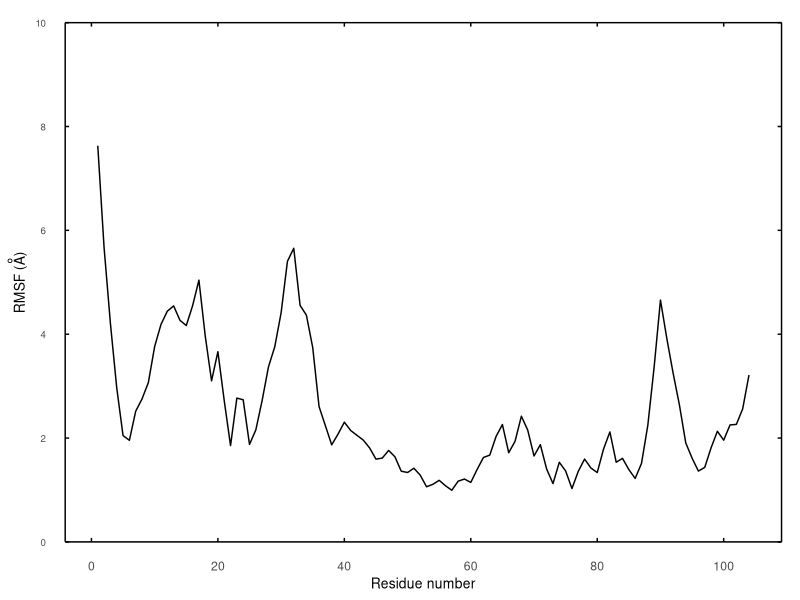
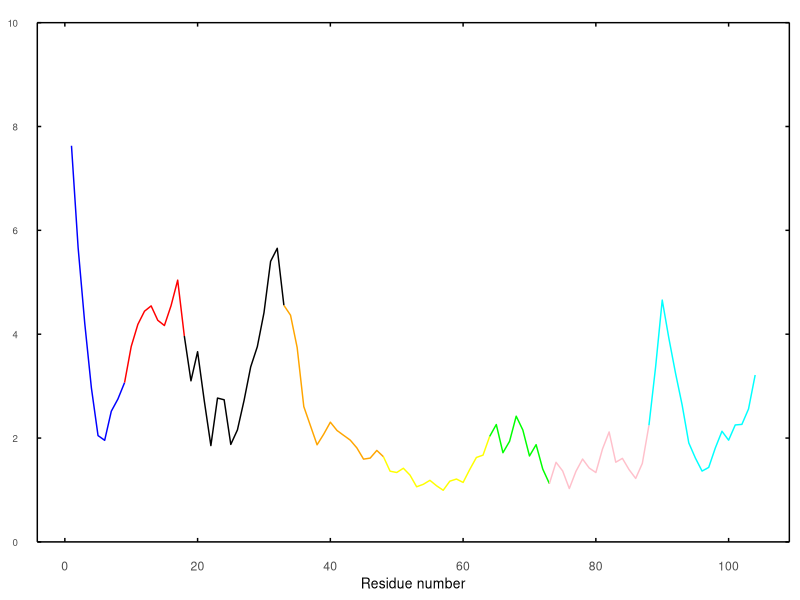
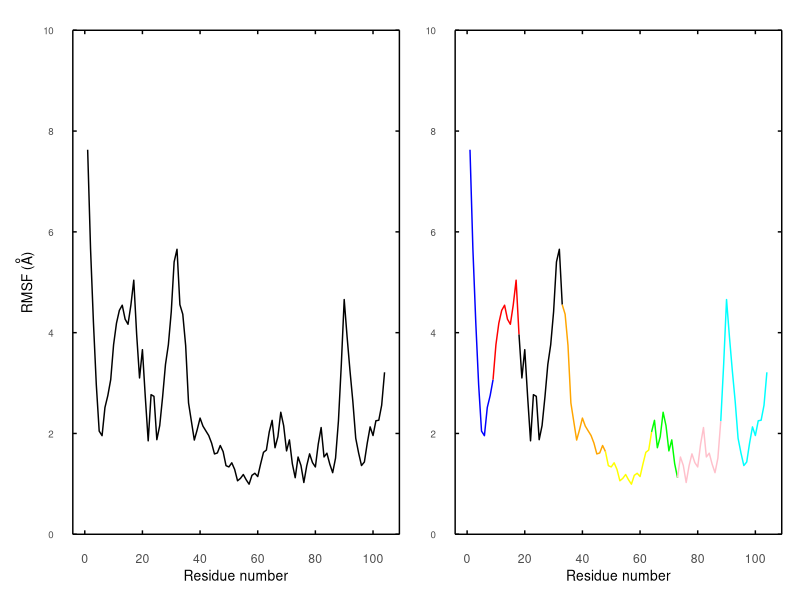

Recreate these plots in R, in order.
#############################################
# RMSF PLOTS
# A. Paula Vargas Ruiz
# Github: apvargasr
# Zimic-Sheen lab. UPCH, Lima, Peru.
#
# Adaptado para:
# Taller Nexus UNALM. 26 jun 21.
#############################################


# Load libraries
library(patchwork)
library(ggplot2)

# Check working directory
setwd("~/CursoMD_NEXUS/Pics/")



#############################################
# LOAD PROTEIN DATA
#############################################

data <- read.table("rmsf.dat", sep = "", col.names = c("resn", "rmsf"))


#############################################
# PLOTS
#############################################

# General
p_rmsf  <- ggplot() +
  geom_line(data=data, aes(x=resn, y=rmsf), color="black", size=0.5)+
  theme_minimal() + 
  theme(panel.grid.major = element_blank(),
        panel.grid.minor = element_blank(),
        axis.title = element_text(size = 10),
        axis.title.x.top = element_blank(),
        axis.line = element_line(colour = "black"),
        axis.ticks.x = element_line(),
        axis.ticks.y = element_line(),
        axis.ticks.length = unit(-0.1, "cm"),
        axis.text.x = element_text(margin=margin(0.5,0,0,0,"cm")),
        axis.text.y = element_text(margin=margin(0,0.5,0,0, "cm"), size = 7)) + 
  #plot.margin = unit(c(0, 0, 0, 0), "cm")) +
  scale_x_continuous(breaks = seq(0,104, by=20), sec.axis = dup_axis(labels = rep("",6))) +
  scale_y_continuous(breaks = seq(0,10,by=2), expand = c(0, 0), limits = c(0, 10),
                     sec.axis = dup_axis(labels=rep("",6), name = element_blank())) +
  labs(y = expression(paste("RMSF (", ring(A),")")), x = "Residue number")

p_rmsf


# By domain
p_rmsf_d  <- ggplot() +
  geom_line(data=data[1:9,], aes(x=resn, y=rmsf), color="blue", size=0.5)+
  geom_line(data=data[9:18,], aes(x=resn, y=rmsf), color="red", size=0.5)+
  geom_line(data=data[18:33,], aes(x=resn, y=rmsf), color="black", size=0.5)+
  geom_line(data=data[33:48,], aes(x=resn, y=rmsf), color="orange", size=0.5)+
  geom_line(data=data[48:64,], aes(x=resn, y=rmsf), color="yellow", size=0.5)+
  geom_line(data=data[64:73,], aes(x=resn, y=rmsf), color="green", size=0.5)+
  geom_line(data=data[73:88,], aes(x=resn, y=rmsf), color="pink", size=0.5)+
  geom_line(data=data[88:104,], aes(x=resn, y=rmsf), color="cyan", size=0.5)+
  theme_minimal() + 
  theme(panel.grid.major = element_blank(),
        panel.grid.minor = element_blank(),
        axis.title = element_text(size = 10),
        axis.title.x.top = element_blank(),
        axis.title.y = element_blank(),
        axis.line = element_line(colour = "black"),
        axis.ticks.x = element_line(),
        axis.ticks.y = element_line(),
        axis.ticks.length = unit(-0.1, "cm"),
        axis.text.x = element_text(margin=margin(0.5,0,0,0,"cm")),
        axis.text.y = element_text(margin=margin(0,0.5,0,0, "cm"), size = 7)) + 
  #plot.margin = unit(c(0, 0, 0, 0), "cm")) +
  scale_x_continuous(breaks = seq(0,104, by=20), sec.axis = dup_axis(labels = rep("",6))) +
  scale_y_continuous(breaks = seq(0,10,by=2), expand = c(0, 0), limits = c(0, 10),
                     sec.axis = dup_axis(labels=rep("",6), name = element_blank())) +
  labs(y = expression(paste("RMSF (", ring(A),")")), x = "Residue number")

p_rmsf_d



#############################################
# ASSEMBLE AND SAVE
#############################################

A <- p_rmsf + p_rmsf_d

ggsave(plot = A, "rmsf_plot.png", dpi = 300, width = 9.5, height = 5)








